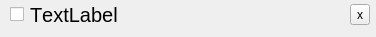
<?xml version="1.0" encoding="UTF-8"?>
<ui version="4.0">
 <class>CustomWidget</class>
 <widget class="QWidget" name="CustomWidget">
  <property name="geometry">
   <rect>
    <x>0</x>
    <y>0</y>
    <width>376</width>
    <height>37</height>
   </rect>
  </property>
  <property name="sizePolicy">
   <sizepolicy hsizetype="Fixed" vsizetype="Fixed">
    <horstretch>0</horstretch>
    <verstretch>0</verstretch>
   </sizepolicy>
  </property>
  <property name="windowTitle">
   <string>Form</string>
  </property>
  <widget class="QWidget" name="">
   <property name="geometry">
    <rect>
     <x>10</x>
     <y>0</y>
     <width>360</width>
     <height>31</height>
    </rect>
   </property>
   <layout class="QVBoxLayout" name="verticalLayout">
    <item>
     <layout class="QHBoxLayout" name="horizontalLayout">
      <item>
       <widget class="QCheckBox" name="checkBox">
        <property name="text">
         <string/>
        </property>
       </widget>
      </item>
      <item>
       <spacer name="horizontalSpacer">
        <property name="orientation">
         <enum>Qt::Horizontal</enum>
        </property>
        <property name="sizeHint" stdset="0">
         <size>
          <width>13</width>
          <height>20</height>
         </size>
        </property>
       </spacer>
      </item>
      <item>
       <widget class="QLabel" name="label">
        <property name="font">
         <font>
          <pointsize>15</pointsize>
          <kerning>false</kerning>
         </font>
        </property>
        <property name="text">
         <string>TextLabel</string>
        </property>
       </widget>
      </item>
      <item>
       <spacer name="horizontalSpacer_2">
        <property name="orientation">
         <enum>Qt::Horizontal</enum>
        </property>
        <property name="sizeHint" stdset="0">
         <size>
          <width>238</width>
          <height>20</height>
         </size>
        </property>
       </spacer>
      </item>
      <item>
       <widget class="QToolButton" name="closeButton">
        <property name="text">
         <string>x</string>
        </property>
       </widget>
      </item>
     </layout>
    </item>
   </layout>
  </widget>
 </widget>
 <resources/>
 <connections/>
</ui>
